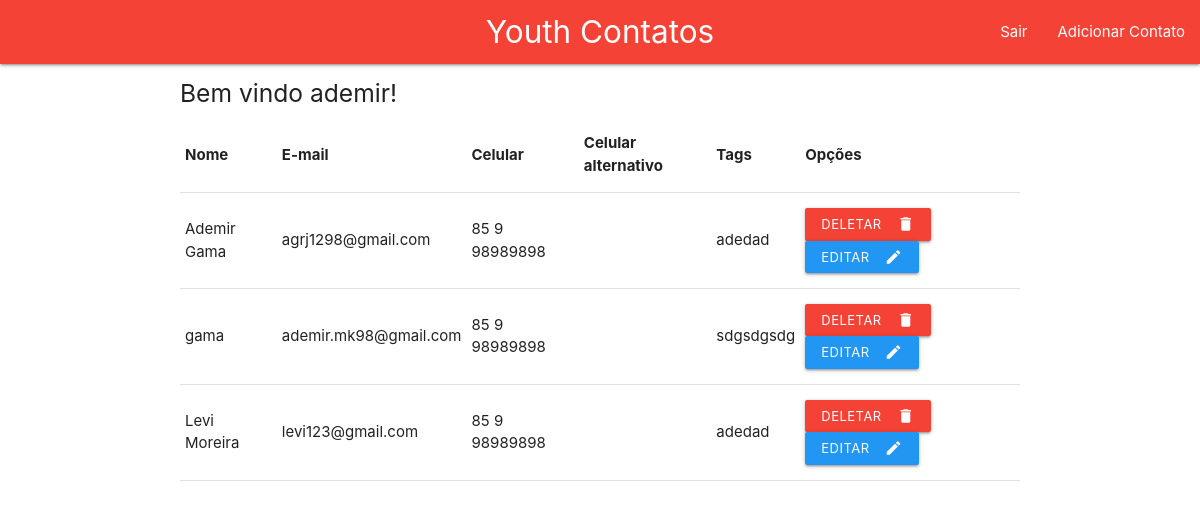
/ (signed in), run on the app's committed database.
### database.py (models this page shows)
class Users(Base):
    __tablename__ = "users"
    id_user = Column(Integer, primary_key=True)
    nome = Column(String(50), nullable=False)
    username = Column(String(50), unique=True, nullable=False)
    senha = Column(String(50), nullable=False)
    contatos = relationship("Contatos", back_populates="users")

class Contatos(Base):
    __tablename__ = "contatos"
    id_contato = Column(Integer, primary_key=True)
    nome_contato = Column(String(100), nullable=False)
    email = Column(String(150), nullable=False)
    celular = Column(String(30), nullable=True)
    celular_alt = Column(String(30), nullable=True)
    tags = Column(String(30), nullable=True)
    id_user = Column(Integer, ForeignKey('users.id_user'))
    users = relationship('Users', back_populates='contatos')

### app.py (the view)
@app.route("/")
def index():
    if 'id_user' not in flask_session:
        return redirect('/login')
    id_user = flask_session["id_user"]
    user = session.query(Users).filter_by(id_user=id_user).first()
    contatos = session.query(Contatos).filter_by(id_user=id_user).all()
    return render_template("index.html", contatos=contatos, user=user)

### templates/index.html (shortened to what this page needs)
{% extends "Base.html" %}
{% block content %}
    <h5 class="left">Bem vindo {{ user.nome }}!</h5>
    <table class="highlight">
        <thead>
          <tr>
              <th>Nome</th>
              <th>E-mail</th>
              <th>Celular</th>
              <th>Celular alternativo</th>
              <th>Tags</th>
              <th>Opções</th>
          </tr>
        </thead>
        <tbody>
            {% for contato in contatos:%}
                <tr>
                    <td>{{contato.nome_contato}}</td>
                    <td>{{contato.email}}</td>
                    <td>{{contato.celular}}</td>
                    <td>{{contato.celular_alt}}</td>
                    <td>{{contato.tags}}</td>
                    <td>
                        {% from 'buttons.html' import buttons %}
                        {{ buttons(contato) }}
                    </td>
                </tr>
            {% endfor %}
        </tbody>
      </table>
{% endblock %}

### templates/Base.html (shortened to what this page needs)
<!DOCTYPE html>
<html lang="en">
<head>
    <link rel="stylesheet" href="https://cdnjs.cloudflare.com/ajax/libs/materialize/1.0.0/css/materialize.min.css">
</head>
<body>
    <nav class="red">
        <div class="nav-wrapper">
            <a href="" class="brand-logo center">Youth Contatos</a>
            <ul id="nav-mobile" class="right hide-on-med-end-down">
                {% if True %}
                <li><a href="/logout">Sair</a></li>
                <li><a href="#add_modal" class="modal-trigger">Adicionar Contato</a></li>
                {% endif %}
            </ul>
        </div>
    </nav>
    <div class="container">
        {% block content %}
        {% endblock %}
    </div>
</body>
</html>

### templates/buttons.html (shortened to what this page needs)
{% macro buttons(contato) %}
<form action="/deletar_contato" method="post" style="display:inline;">
    <button class="waves-effect waves-light btn-small red" type="submit">
        <i class="material-icons right">delete</i>Deletar
    </button>
</form>
<a href="#edit-modal-{{ contato.id_contato }}" class="waves-effect waves-light btn-small blue modal-trigger">
    <i class="material-icons right">edit</i>Editar
</a>
{% endmacro %}

### data on the page
Users: nome "ademir"
Contatos: nome_contato "Ademir Gama", email "agrj1298@gmail.com", celular "85 9 98989898", tags "adedad"
Contatos: nome_contato "gama", email "ademir.mk98@gmail.com", celular "85 9 98989898", tags "sdgsdgsdg"
Contatos: nome_contato "Levi Moreira", email "levi123@gmail.com", celular "85 9 98989898", tags "adedad"
